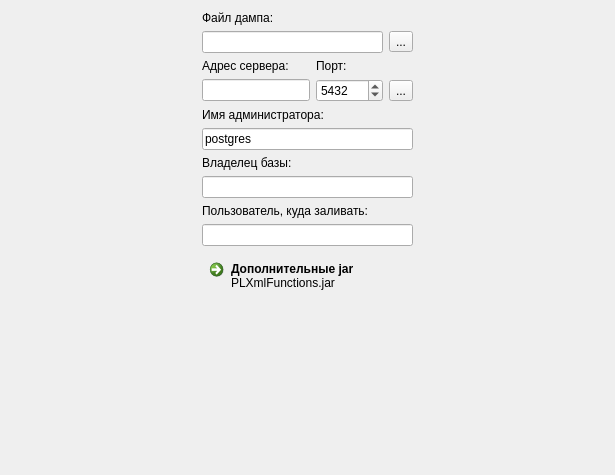
<?xml version="1.0" encoding="UTF-8"?>
<ui version="4.0">
 <class>PgImpParamPage</class>
 <widget class="QWizardPage" name="PgImpParamPage">
  <property name="geometry">
   <rect>
    <x>0</x>
    <y>0</y>
    <width>615</width>
    <height>475</height>
   </rect>
  </property>
  <property name="windowTitle">
   <string>WizardPage</string>
  </property>
  <layout class="QVBoxLayout" name="verticalLayout_2">
   <item>
    <layout class="QHBoxLayout" name="horizontalLayout_2">
     <item>
      <spacer name="horizontalSpacer_2">
       <property name="orientation">
        <enum>Qt::Horizontal</enum>
       </property>
       <property name="sizeHint" stdset="0">
        <size>
         <width>40</width>
         <height>20</height>
        </size>
       </property>
      </spacer>
     </item>
     <item>
      <layout class="QVBoxLayout" name="verticalLayout">
       <item>
        <widget class="QLabel" name="label_5">
         <property name="text">
          <string>Файл дампа:</string>
         </property>
        </widget>
       </item>
       <item>
        <layout class="QHBoxLayout" name="horizontalLayout">
         <item>
          <widget class="QLineEdit" name="dumpPath">
           <property name="readOnly">
            <bool>true</bool>
           </property>
          </widget>
         </item>
         <item>
          <widget class="QToolButton" name="selfileButton">
           <property name="text">
            <string>...</string>
           </property>
           <property name="icon">
            <iconset resource="../FmtLib/res/fmt.qrc">
             <normaloff>:/img/openfolderHS.png</normaloff>:/img/openfolderHS.png</iconset>
           </property>
          </widget>
         </item>
        </layout>
       </item>
       <item>
        <layout class="QGridLayout" name="gridLayout">
         <item row="0" column="0">
          <widget class="QLabel" name="label">
           <property name="sizePolicy">
            <sizepolicy hsizetype="Expanding" vsizetype="Preferred">
             <horstretch>0</horstretch>
             <verstretch>0</verstretch>
            </sizepolicy>
           </property>
           <property name="text">
            <string>Адрес сервера:</string>
           </property>
          </widget>
         </item>
         <item row="0" column="1">
          <widget class="QLabel" name="label_2">
           <property name="sizePolicy">
            <sizepolicy hsizetype="Fixed" vsizetype="Fixed">
             <horstretch>0</horstretch>
             <verstretch>0</verstretch>
            </sizepolicy>
           </property>
           <property name="text">
            <string>Порт:</string>
           </property>
          </widget>
         </item>
         <item row="0" column="2">
          <widget class="QWidget" name="widget" native="true"/>
         </item>
         <item row="1" column="0">
          <widget class="QLineEdit" name="serverImpEdit"/>
         </item>
         <item row="1" column="1">
          <widget class="QSpinBox" name="portImpBox">
           <property name="sizePolicy">
            <sizepolicy hsizetype="Fixed" vsizetype="Fixed">
             <horstretch>0</horstretch>
             <verstretch>0</verstretch>
            </sizepolicy>
           </property>
           <property name="maximum">
            <number>999999</number>
           </property>
           <property name="value">
            <number>5432</number>
           </property>
          </widget>
         </item>
         <item row="1" column="2">
          <widget class="QToolButton" name="selectServer">
           <property name="text">
            <string>...</string>
           </property>
           <property name="icon">
            <iconset resource="../FmtLib/res/fmt.qrc">
             <normaloff>:/img/dpplg.dll_I0095_0409.ico</normaloff>:/img/dpplg.dll_I0095_0409.ico</iconset>
           </property>
          </widget>
         </item>
        </layout>
       </item>
       <item>
        <widget class="QLabel" name="label_3">
         <property name="text">
          <string>Имя администратора:</string>
         </property>
        </widget>
       </item>
       <item>
        <widget class="QLineEdit" name="adminEdit">
         <property name="text">
          <string>postgres</string>
         </property>
        </widget>
       </item>
       <item>
        <widget class="QLabel" name="label_4">
         <property name="text">
          <string>Владелец базы:</string>
         </property>
        </widget>
       </item>
       <item>
        <widget class="QLineEdit" name="ownerEdit">
         <property name="enabled">
          <bool>true</bool>
         </property>
         <property name="readOnly">
          <bool>false</bool>
         </property>
        </widget>
       </item>
       <item>
        <widget class="QLabel" name="label_6">
         <property name="text">
          <string>Пользователь, куда заливать:</string>
         </property>
        </widget>
       </item>
       <item>
        <widget class="QLineEdit" name="userDestEdit"/>
       </item>
       <item>
        <widget class="QCommandLinkButton" name="jarButton">
         <property name="text">
          <string>Дополнительные jar</string>
         </property>
         <property name="icon">
          <iconset resource="res.qrc">
           <normaloff>:/img/jar.png</normaloff>:/img/jar.png</iconset>
         </property>
         <property name="description">
          <string>PLXmlFunctions.jar</string>
         </property>
        </widget>
       </item>
      </layout>
     </item>
     <item>
      <spacer name="horizontalSpacer">
       <property name="orientation">
        <enum>Qt::Horizontal</enum>
       </property>
       <property name="sizeHint" stdset="0">
        <size>
         <width>40</width>
         <height>20</height>
        </size>
       </property>
      </spacer>
     </item>
    </layout>
   </item>
   <item>
    <spacer name="verticalSpacer">
     <property name="orientation">
      <enum>Qt::Vertical</enum>
     </property>
     <property name="sizeHint" stdset="0">
      <size>
       <width>20</width>
       <height>161</height>
      </size>
     </property>
    </spacer>
   </item>
  </layout>
 </widget>
 <resources>
  <include location="res.qrc"/>
  <include location="../FmtLib/res/fmt.qrc"/>
 </resources>
 <connections/>
</ui>
